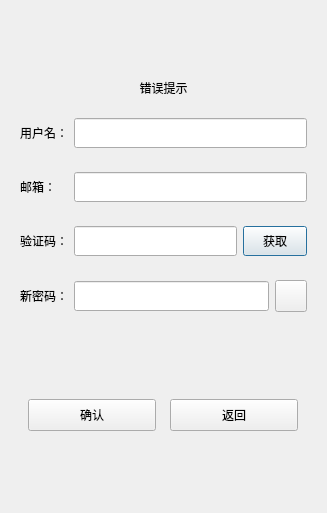
<?xml version="1.0" encoding="UTF-8"?>
<ui version="4.0">
 <class>RestPasswdWgt</class>
 <widget class="QDialog" name="RestPasswdWgt">
  <property name="geometry">
   <rect>
    <x>0</x>
    <y>0</y>
    <width>327</width>
    <height>513</height>
   </rect>
  </property>
  <property name="windowTitle">
   <string>Dialog</string>
  </property>
  <layout class="QVBoxLayout" name="verticalLayout">
   <item>
    <spacer name="verticalSpacer">
     <property name="orientation">
      <enum>Qt::Vertical</enum>
     </property>
     <property name="sizeHint" stdset="0">
      <size>
       <width>20</width>
       <height>40</height>
      </size>
     </property>
    </spacer>
   </item>
   <item>
    <widget class="QLabel" name="Lab_MsgTip">
     <property name="minimumSize">
      <size>
       <width>0</width>
       <height>30</height>
      </size>
     </property>
     <property name="maximumSize">
      <size>
       <width>16777215</width>
       <height>30</height>
      </size>
     </property>
     <property name="text">
      <string>错误提示</string>
     </property>
     <property name="textFormat">
      <enum>Qt::AutoText</enum>
     </property>
     <property name="alignment">
      <set>Qt::AlignCenter</set>
     </property>
    </widget>
   </item>
   <item>
    <widget class="QWidget" name="widget" native="true">
     <layout class="QHBoxLayout" name="horizontalLayout">
      <item>
       <widget class="QLabel" name="user_lb">
        <property name="minimumSize">
         <size>
          <width>0</width>
          <height>25</height>
         </size>
        </property>
        <property name="maximumSize">
         <size>
          <width>16777215</width>
          <height>25</height>
         </size>
        </property>
        <property name="text">
         <string>用户名：</string>
        </property>
       </widget>
      </item>
      <item>
       <widget class="QLineEdit" name="Edt_User">
        <property name="minimumSize">
         <size>
          <width>0</width>
          <height>30</height>
         </size>
        </property>
        <property name="maximumSize">
         <size>
          <width>16777215</width>
          <height>30</height>
         </size>
        </property>
       </widget>
      </item>
     </layout>
    </widget>
   </item>
   <item>
    <widget class="QWidget" name="widget_2" native="true">
     <layout class="QHBoxLayout" name="horizontalLayout_2">
      <item>
       <widget class="QLabel" name="email_lb">
        <property name="minimumSize">
         <size>
          <width>48</width>
          <height>25</height>
         </size>
        </property>
        <property name="maximumSize">
         <size>
          <width>48</width>
          <height>25</height>
         </size>
        </property>
        <property name="text">
         <string>邮箱：</string>
        </property>
       </widget>
      </item>
      <item>
       <widget class="QLineEdit" name="Edt_Email">
        <property name="minimumSize">
         <size>
          <width>0</width>
          <height>30</height>
         </size>
        </property>
        <property name="maximumSize">
         <size>
          <width>16777215</width>
          <height>30</height>
         </size>
        </property>
       </widget>
      </item>
     </layout>
    </widget>
   </item>
   <item>
    <widget class="QWidget" name="widget_3" native="true">
     <layout class="QHBoxLayout" name="horizontalLayout_3">
      <item>
       <widget class="QLabel" name="varify_lb">
        <property name="minimumSize">
         <size>
          <width>0</width>
          <height>25</height>
         </size>
        </property>
        <property name="maximumSize">
         <size>
          <width>16777215</width>
          <height>25</height>
         </size>
        </property>
        <property name="text">
         <string>验证码：</string>
        </property>
       </widget>
      </item>
      <item>
       <widget class="QLineEdit" name="Edt_Verify">
        <property name="minimumSize">
         <size>
          <width>0</width>
          <height>30</height>
         </size>
        </property>
        <property name="maximumSize">
         <size>
          <width>16777215</width>
          <height>30</height>
         </size>
        </property>
       </widget>
      </item>
      <item>
       <widget class="QPushButton" name="Btn_GetCode">
        <property name="minimumSize">
         <size>
          <width>64</width>
          <height>30</height>
         </size>
        </property>
        <property name="maximumSize">
         <size>
          <width>64</width>
          <height>30</height>
         </size>
        </property>
        <property name="text">
         <string>获取</string>
        </property>
       </widget>
      </item>
     </layout>
    </widget>
   </item>
   <item>
    <widget class="QWidget" name="widget_4" native="true">
     <layout class="QHBoxLayout" name="horizontalLayout_4">
      <item>
       <widget class="QLabel" name="pwd_lb">
        <property name="minimumSize">
         <size>
          <width>0</width>
          <height>25</height>
         </size>
        </property>
        <property name="maximumSize">
         <size>
          <width>16777215</width>
          <height>25</height>
         </size>
        </property>
        <property name="text">
         <string>新密码：</string>
        </property>
       </widget>
      </item>
      <item>
       <widget class="QLineEdit" name="Edt_Paswd">
        <property name="minimumSize">
         <size>
          <width>0</width>
          <height>25</height>
         </size>
        </property>
        <property name="maximumSize">
         <size>
          <width>16777215</width>
          <height>30</height>
         </size>
        </property>
        <property name="echoMode">
         <enum>QLineEdit::Password</enum>
        </property>
       </widget>
      </item>
      <item>
       <widget class="QPushButton" name="Btn_SwitchPwdShow">
        <property name="sizePolicy">
         <sizepolicy hsizetype="Fixed" vsizetype="Fixed">
          <horstretch>0</horstretch>
          <verstretch>0</verstretch>
         </sizepolicy>
        </property>
        <property name="minimumSize">
         <size>
          <width>32</width>
          <height>32</height>
         </size>
        </property>
        <property name="maximumSize">
         <size>
          <width>32</width>
          <height>32</height>
         </size>
        </property>
        <property name="styleSheet">
         <string notr="true">/* 强制覆盖所有父类样式 */
QWidget &gt; QPushButton {
    background-color: rgba(255,255,255,0) !important;  /* 完全透明背景[1,3](@ref) */
    border: none !important;                           /* 消除默认边框[1](@ref) */
    padding: 0px;                                      /* 消除内边距 */
    margin: 0px;                                       /* 消除外边距 */
    outline: none;                                     /* 移除焦点边框[6](@ref) */
}

/* 悬浮状态 */
QPushButton:hover {
    background-color: rgba(227,93,151,0.15);          /* 半透明粉色背景[7](@ref) */
    transform: translateY(-1px);                       /* 上移1像素模拟浮动效果[8](@ref) */
    qproperty-icon: url(:/images/btn_hover.png);       /* 更换悬停图标[4](@ref) */
}</string>
        </property>
        <property name="text">
         <string/>
        </property>
        <property name="icon">
         <iconset resource="../Assets.qrc">
          <normaloff>:/Skin/Image/Hide.png</normaloff>
          <normalon>:/Skin/Image/Show.png</normalon>:/Skin/Image/Hide.png</iconset>
        </property>
        <property name="iconSize">
         <size>
          <width>32</width>
          <height>32</height>
         </size>
        </property>
        <property name="checkable">
         <bool>true</bool>
        </property>
        <property name="checked">
         <bool>false</bool>
        </property>
       </widget>
      </item>
     </layout>
    </widget>
   </item>
   <item>
    <spacer name="verticalSpacer_2">
     <property name="orientation">
      <enum>Qt::Vertical</enum>
     </property>
     <property name="sizeHint" stdset="0">
      <size>
       <width>20</width>
       <height>40</height>
      </size>
     </property>
    </spacer>
   </item>
   <item>
    <widget class="QWidget" name="widget_5" native="true">
     <layout class="QHBoxLayout" name="horizontalLayout_5">
      <item>
       <widget class="QPushButton" name="Btn_Ok">
        <property name="minimumSize">
         <size>
          <width>0</width>
          <height>32</height>
         </size>
        </property>
        <property name="maximumSize">
         <size>
          <width>128</width>
          <height>64</height>
         </size>
        </property>
        <property name="text">
         <string>确认</string>
        </property>
       </widget>
      </item>
      <item>
       <widget class="QPushButton" name="Btn_Cancel">
        <property name="minimumSize">
         <size>
          <width>0</width>
          <height>32</height>
         </size>
        </property>
        <property name="maximumSize">
         <size>
          <width>128</width>
          <height>64</height>
         </size>
        </property>
        <property name="text">
         <string>返回</string>
        </property>
       </widget>
      </item>
     </layout>
    </widget>
   </item>
   <item>
    <spacer name="verticalSpacer_3">
     <property name="orientation">
      <enum>Qt::Vertical</enum>
     </property>
     <property name="sizeHint" stdset="0">
      <size>
       <width>20</width>
       <height>40</height>
      </size>
     </property>
    </spacer>
   </item>
  </layout>
 </widget>
 <resources>
  <include location="../Assets.qrc"/>
 </resources>
 <connections/>
</ui>
